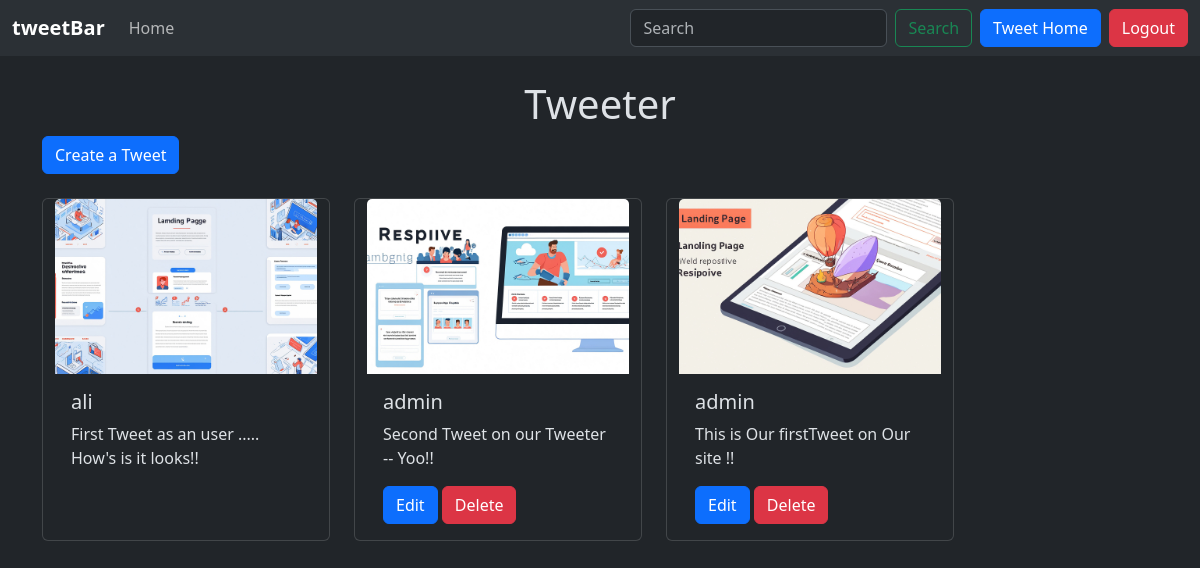
The app's page / (signed in) with its own data.
### tweet/models.py (models this page shows, shortened)
class Tweet(models.Model):
    user= models.ForeignKey(User, on_delete=models.CASCADE)
    tweet= models.TextField(max_length=240)
    photo= models.ImageField(upload_to='photos/', blank=True, null= True)
    created_at= models.DateTimeField(auto_now_add=True)
    updated_at= models.DateTimeField(auto_now=True)

### tweet/views.py (the view)
# urls.py: path("", views.tweet_list, name="tweet_list"),
def tweet_list(request):
    tweets = Tweet.objects.all().order_by('-created_at')
    return render(request, "tweet_list.html", {'tweets': tweets})

### templates/tweet_list.html (shortened to what this page needs)
{% extends "layout.html" %}
{% block content %}
  <h1 class="text-center mt-4">Tweeter</h1>
     <a class="btn btn-primary mb-4" href="{% url 'tweet_create' %}">Create a Tweet</a>
     <div class="container row gap-4">
        {% for tweet in tweets %}
          <div class="card" style="width: 18rem;">
          <img src="{{tweet.photo.url}}" class="card-img-top" alt="...">
          <div class="card-body">
          <h5 class="card-title">{{tweet.user.username}}</h5>
          <p class="card-text">{{tweet.tweet}}</p>
          {% if tweet.user == user %}
          <a href="{% url 'tweet_edit' tweet.id %}" class="btn btn-primary">Edit</a>
          <a href="{% url 'tweet_delete' tweet.id %}" class="btn btn-danger">Delete</a>
          {% endif %}
          </div>
          </div>
        {% endfor %}
      </div>
{% endblock  %}

### records on screen
Tweet: photo (placeholder picture), user.username "ali", tweet "First Tweet as an user ..... How's is it looks!!"
Tweet: photo (placeholder picture), user.username "admin", tweet "Second Tweet on our Tweeter -- Yoo!!", shows "Edit"
Tweet: photo (picture), user.username "admin", tweet "This is Our firstTweet on Our site !!", shows "Edit"
